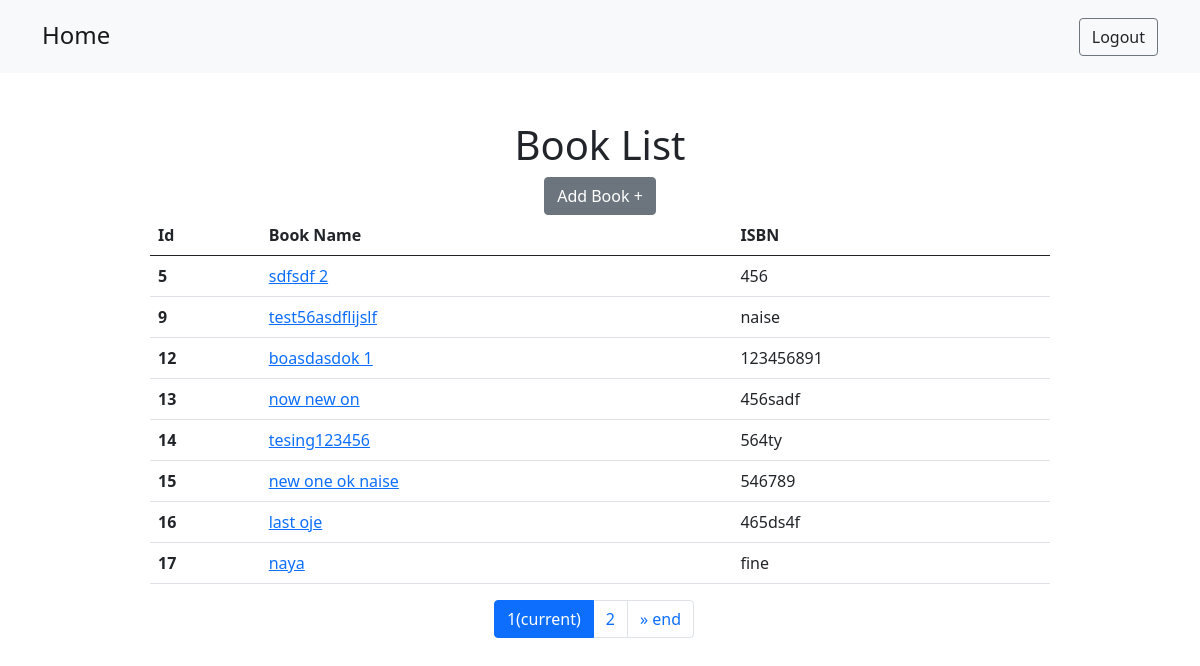
The app's page / (signed in) with its own data.
### main/models.py (models this page shows, shortened)
class Book(models.Model):
    name = models.CharField(max_length=50)
    ISBN = models.CharField(max_length=13)

### main/views.py (the view)
# urls.py: path("", views.BookListView.as_view(), name="homepage"),
class BookListView(LoginRequiredMixin, ListView):
    login_url = "/login/"
    queryset = Book.objects.all()
    serializer_class = BookSerializer
    context_object_name = 'books'
    paginate_by = 8
    template_name = 'index.html'

### main/templates/index.html (shortened to what this page needs)
{% extends "base.html" %}
{% block body %}
<div class="conatiner mt-5">
    <div class="h1 text-center">Book List</div>
    <div class="row">
        <div class="col d-flex justify-content-center">
            <button type="button" class="btn btn-secondary" data-toggle="modal" data-target="#Modal">Add Book +</button>
        </div>
    </div>
    <table class="table m-auto w-75">
        <thead>
            <tr>
                <th class="col">Id</th>
                <th class="col">Book Name</th>
                <th class="col">ISBN</th>
            </tr>
        </thead>
        <tbody>
            {% for book in books %}
            <tr>
                <th class="col">{{ book.id }}</th>
                <td class="col">
                    <a href="/detail/{{book.id}}">
                        {{ book.name }}
                    </a>
                </td>
                <td class="col">{{ book.ISBN }}</td>
            </tr>
            {% endfor %}
        </tbody>
    </table>
</div>
<div class="container mt-3 d-flex justify-content-center">
    <div class="row justify-content-center">
        <ul class="pagination">
            {% for n in page_obj.paginator.page_range %}
            {% if page_obj.number == n %}
            <li class="page-item active">
                <span class="page-link">{{ n }}<span class="sr-only">(current)</span></span>
            </li>
            {% elif n > page_obj.number|add:'-3' and n < page_obj.number|add:'3' %} <li class="page-item"><a
                    class="page-link" href="?page={{ n }}">{{ n }}</a></li>
                {% endif %}
                {% endfor %}
                {% if page_obj.has_next %}
                <li class="page-item">
                    <a class="page-link" href="?page={{ page_obj.paginator.num_pages }}">
                        <span aria-hidden="true">&raquo;</span>
                        <span class="sr-only">end</span>
                    </a>
                </li>
                {% endif %}
        </ul>
    </div>
</div>
{% endblock body %}

### main/templates/base.html (shortened to what this page needs)
<!DOCTYPE html>
<html lang="en">
<head>
    {% load static %}
    <link href="https://cdn.jsdelivr.net/npm/bootstrap@5.0.0-beta3/dist/css/bootstrap.min.css" rel="stylesheet"
>
</head>
<body>
    {% if user.is_authenticated %}
    <nav class="navbar navbar-light bg-light justify-content-between py-3">
        <div class="container">
            <a class="navbar-brand font-weight-bold" href="{% url 'homepage' %}">
                <h4 class='d-inline'>Home</h3>
            </a>
            <div class="btn btn-outline-secondary my-2 my-sm-0">
                <a href="{% url 'logout' %}" class='link-dark text-decoration-none'>Logout
                </a>
            </div>
        </div>
    </nav>
    {% endif %}
    {% block body %}
    {% endblock body %}
</body>
</html>

### records on screen
Book: id "5", name "sdfsdf 2", ISBN "456"
Book: id "9", name "test56asdflijslf", ISBN "naise"
Book: id "12", name "boasdasdok 1", ISBN "123456891"
Book: id "13", name "now new on", ISBN "456sadf"
Book: id "14", name "tesing123456", ISBN "564ty"
Book: id "15", name "new one ok naise", ISBN "546789"
Book: id "16", name "last oje", ISBN "465ds4f"
Book: id "17", name "naya", ISBN "fine"

### other values on screen
{{ n }} "1"
{{ n }} "2"
